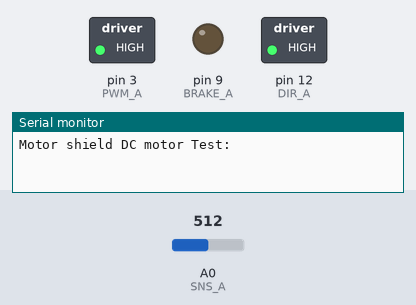
This sketch was run on a simulated Arduino Uno, built with avr-gcc and run on an emulated ATmega328P. On the bench: switched loads named in the sketch (green lamp = pin HIGH), output pins drawn as LEDs (lit = HIGH), the last lines printed to the serial monitor. Inputs (shaded band) come from the test bench; at power-on: A0 (SNS_A) = 512. At 15.1 s the program stops and its outputs stay as they are.

Above: at 0.1 s.
At 5.1 s:
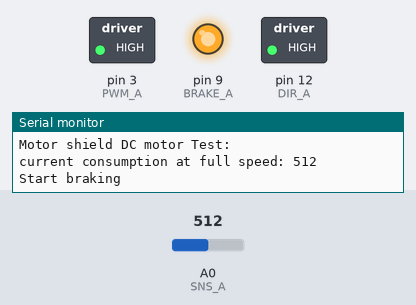
At 10.1 s:
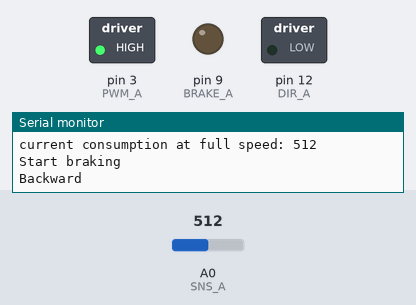
At 15.1 s:
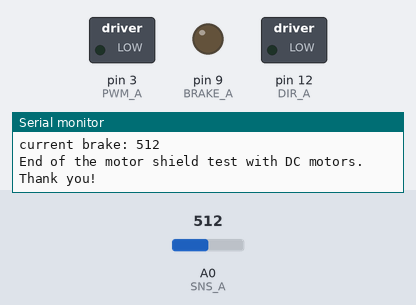
Timing chart, 0 to 16.6 s (numbered marks = the images above):
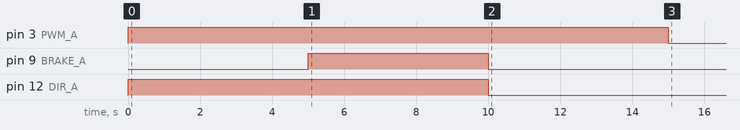

Measured:
- by itself, pin 3 (PWM_A): LOW → HIGH at 0.00 s, → LOW 15.0 s later
- by itself, pin 9 (BRAKE_A): LOW → HIGH at 5.0 s, → LOW 5.0 s later
- by itself, pin 12 (DIR_A): LOW → HIGH at 0.00 s, → LOW 10.0 s later

The sketch:

arduino_motorshield.ino
```cpp
const int
PWM_A   = 3,
DIR_A   = 12,
BRAKE_A = 9,
SNS_A   = A0;


void setup() {
  // Configure the A output
  pinMode(BRAKE_A, OUTPUT);  // Brake pin on channel A
  pinMode(DIR_A, OUTPUT);    // Direction pin on channel A

  // Open Serial communication
  Serial.begin(9600);
  Serial.println("Motor shield DC motor Test:\n");
}

void loop() {

// Set the outputs to run the motor forward

  digitalWrite(BRAKE_A, LOW);  // setting brake LOW disable motor brake
  digitalWrite(DIR_A, HIGH);   // setting direction to HIGH the motor will spin forward

  analogWrite(PWM_A, 255);     // Set the speed of the motor, 255 is the maximum value

  delay(5000);                 // hold the motor at full speed for 5 seconds
  Serial.print("current consumption at full speed: ");
  Serial.println(analogRead(SNS_A));

// Brake the motor

  Serial.println("Start braking\n");
  // raising the brake pin the motor will stop faster than the stop by inertia
  digitalWrite(BRAKE_A, HIGH);  // raise the brake
  delay(5000);

// Set the outputs to run the motor backward

  Serial.println("Backward");
  digitalWrite(BRAKE_A, LOW);  // setting againg the brake LOW to disable motor brake
  digitalWrite(DIR_A, LOW);    // now change the direction to backward setting LOW the DIR_A pin

  analogWrite(PWM_A, 255);     // Set the speed of the motor

  delay(5000);
  Serial.print("current consumption backward: ");
  Serial.println(analogRead(SNS_A));

  // now stop the motor by inertia, the motor will stop slower than with the brake function
  analogWrite(PWM_A, 0);       // turn off power to the motor

  Serial.print("current brake: ");
  Serial.println(analogRead(A0));
  Serial.println("End of the motor shield test with DC motors. Thank you!");


  while(1);
}
```
